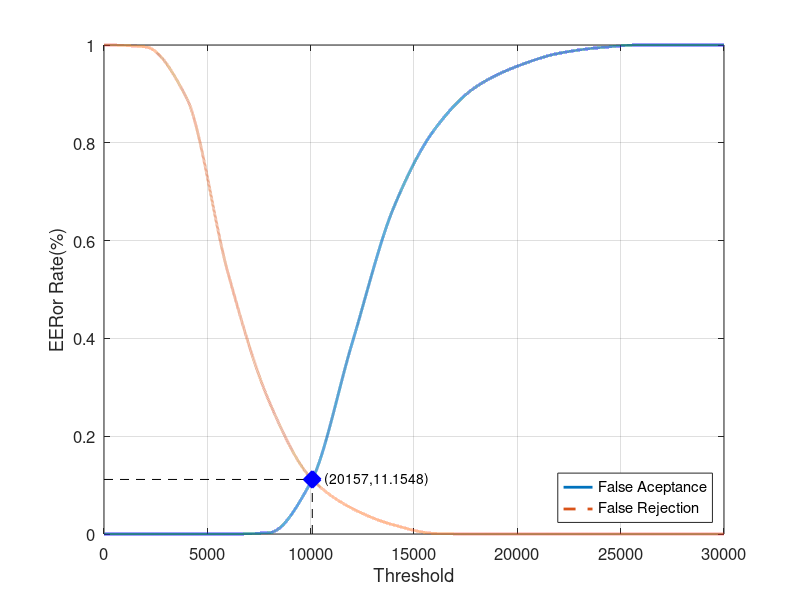
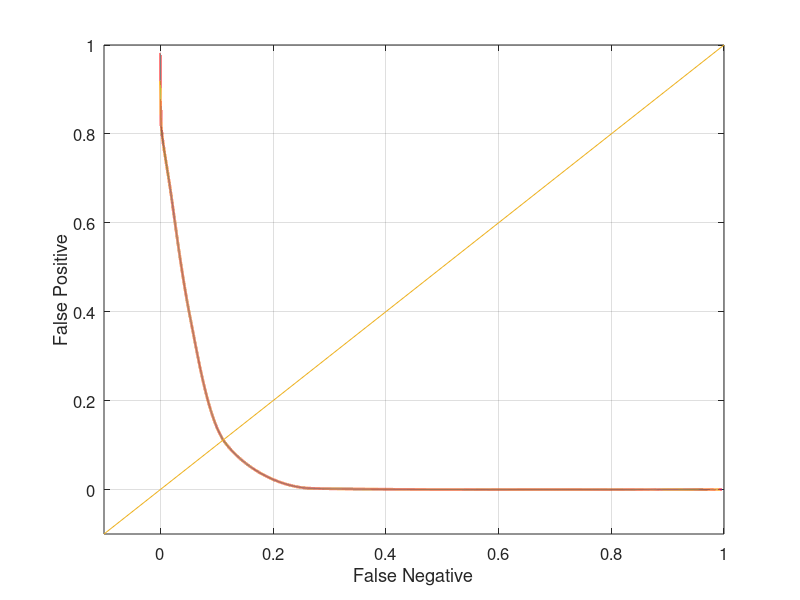

The MATLAB script that drew these images, in order:
close all;
clear;
clc;
x = 0:2000:30000;
xq = 0:0.5:30000;

y0 = [0 0 0 0 0.00263158 0.105263 0.389474 0.665789 0.827632 0.914474 0.956579 0.982895 0.994737 1 1 1]
yy0 = interp1(x, y0, xq, 'pchip');
y1 = [1 0.99625 0.89125 0.53375 0.27 0.115 0.0525 0.01875 0.00125 0 0 0 0 0 0 0]
yy1 = interp1(x, y1, xq, 'pchip');

% Calculating EER: 
y2 = abs(y0 - y1);
find(y2 == min(y2))
yy2 = abs(yy0 - yy1);
xEER = find(yy2 == min(yy2));
xEERIndex = xq(xEER) % X-axis EER
yEER = yy0(xEER) % Y-axis EER

main = figure
plot(xq, yy0,'-','LineWidth', 2);	hold on
plot(xq, yy1,'--','LineWidth', 2);	hold on
plot([xEERIndex xEERIndex], [0 yEER], 'k--');	hold on
plot([0 xEERIndex], [yEER yEER], 'k--');	hold on
plot(xEERIndex, yEER, 'bx', 'LineWidth', 10);	hold on
text(xEERIndex, yEER,strcat('    (', num2str(xEER), ', ', num2str(yEER * 100), ')'))
legend('False Aceptance', 'False Rejection', 'Location', 'SouthEast')
xlabel('Threshold')
ylabel('EERor Rate(%)')
set(gca, 'FontSize', 12)
axis([0 30000 0 1])
grid on

print(main, 'Average4Main', '-dpng');
FNRxFPR = figure('Color', [1 1 1]);
plot(yy1, yy0, '-', yy1, yy0, 'LineWidth', 2);
hold on
y = -0.1:0.1:1
plot(y, y); 
set(gca, 'FontSize', 12)
xlabel('False Negative')
ylabel('False Positive')
axis([-0.1 1 -0.1 1])
set(gca, 'FontSize', 12)
grid on

print(FNRxFPR, 'Average4FNRxFPR','-dpng');
